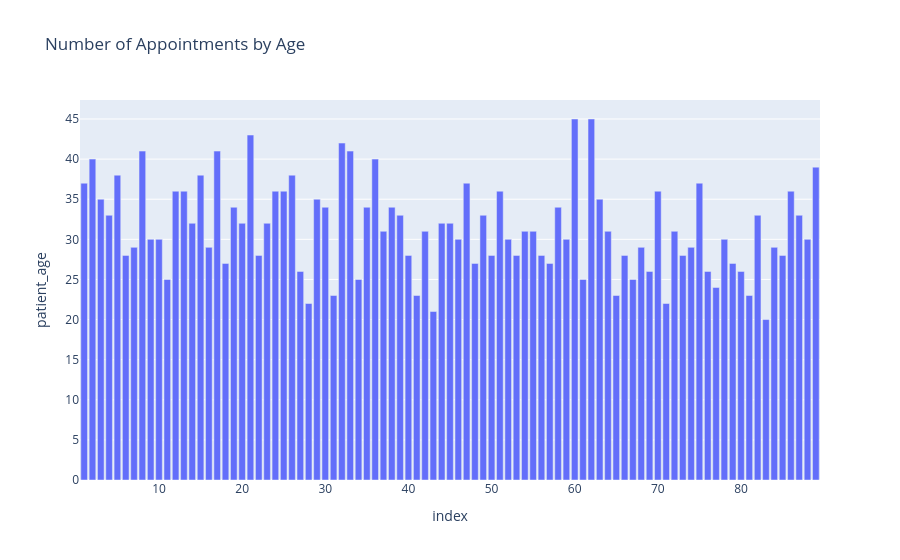

The notebook cell this image was saved under:
### Code cell
patient_age_counts = df['patient_age'].value_counts().reset_index()
patient_age_counts.columns = ['index', 'patient_age']
fig = px.bar(patient_age_counts,
    x = patient_age_counts['index'],
    y = patient_age_counts['patient_age'],
    labels={'x':'Age', 'y':'Appointments'},
    title = 'Number of Appointments by Age'
)
fig.show()

### Figure 1 — Plotly figure (JSON) as saved in the notebook; plotly's stock layout.template omitted (floating-point values rounded to 4 significant figures)
{"data": [{"hovertemplate": "index=%{x}<br>patient_age=%{y}<extra></extra>", "legendgroup": "", "marker": {"color": "#636efa", "pattern": {"shape": ""}}, "name": "", "orientation": "v", "showlegend": false, "textposition": "auto", "type": "bar", "x": [60, 62, 21, 32, 33, 8, 17, 2, 36, 89, 15, 5, 26, 47, 75, 1, 12, 13, 25, 51, 86, 24, 70, 63, 3, 29, 19, 35, 58, 30, 38, 82, 4, 49, 39, 87, 23, 44, 14, 20, 45, 42, 64, 72, 37, 54, 55, 52, 59, 46, 10, 78, 9, 88, 74, 68, 16, 7, 84, 73, 22, 53, 6, 50, 66, 56, 40, 85, 48, 79, 57, 18, 76, 80, 27, 69, 61, 67, 11, 34, 77, 31, 65, 81, 41, 28, 71, 43, 83], "xaxis": "x", "y": [45, 45, 43, 42, 41, 41, 41, 40, 40, 39, 38, 38, 38, 37, 37, 37, 36, 36, 36, 36, 36, 36, 36, 35, 35, 35, 34, 34, 34, 34, 34, 33, 33, 33, 33, 33, 32, 32, 32, 32, 32, 31, 31, 31, 31, 31, 31, 30, 30, 30, 30, 30, 30, 30, 29, 29, 29, 29, 29, 28, 28, 28, 28, 28, 28, 28, 28, 28, 27, 27, 27, 27, 26, 26, 26, 26, 25, 25, 25, 25, 24, 23, 23, 23, 23, 22, 22, 21, 20], "yaxis": "y"}], "layout": {"barmode": "relative", "legend": {"tracegroupgap": 0}, "title": {"text": "Number of Appointments by Age"}, "xaxis": {"anchor": "y", "domain": [0, 1], "title": {"text": "index"}}, "yaxis": {"anchor": "x", "domain": [0, 1], "title": {"text": "patient_age"}}}}
